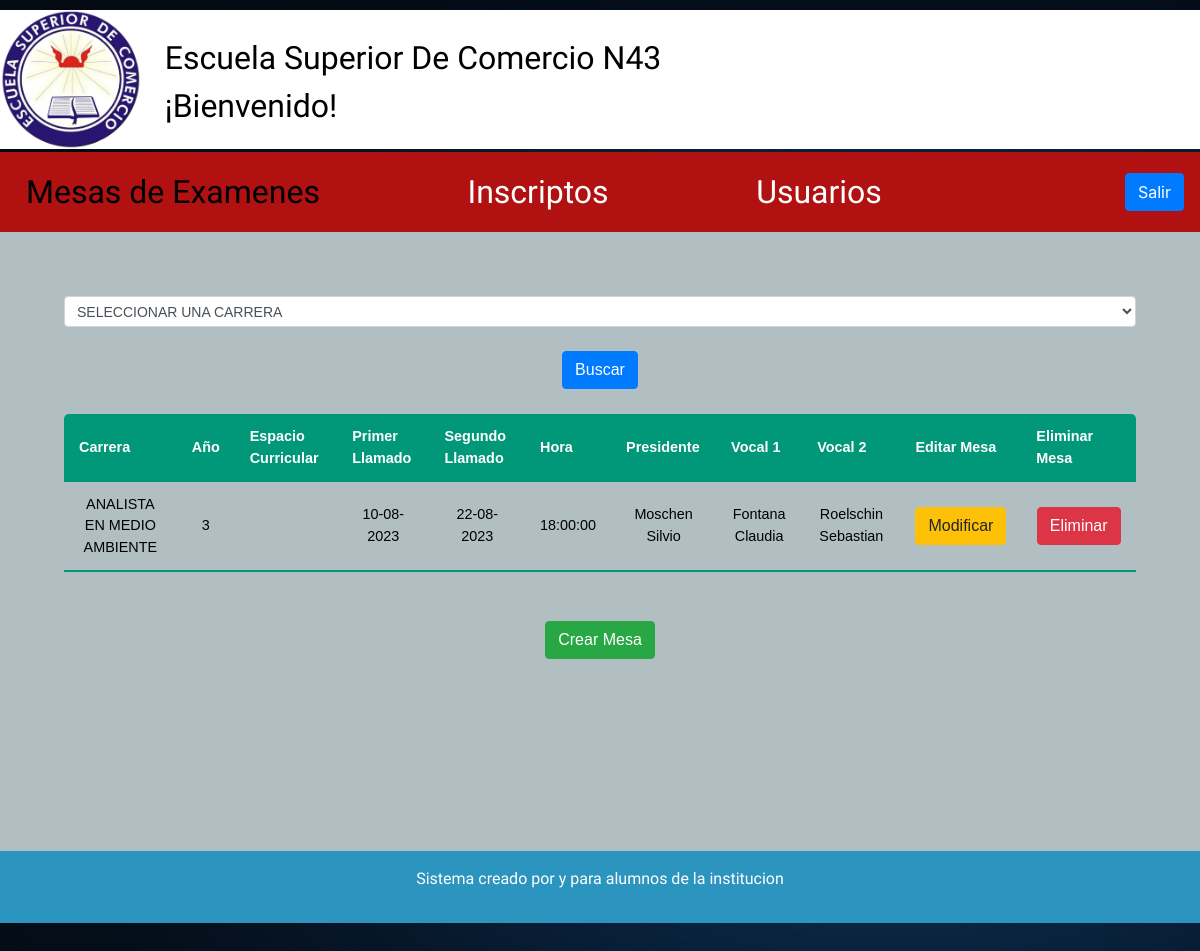
Screenshot of /admin/propiedades/admincarreras.php (signed in) with the database file from the repository.
### tables this page shows
CREATE TABLE IF NOT EXISTS `examenes` (
  `id_examenes` int(11) NOT NULL AUTO_INCREMENT,
  `carrera` int(11) NOT NULL DEFAULT 0,
  `anio` int(11) NOT NULL DEFAULT 0,
  `espacio_curricular` int(11) NOT NULL DEFAULT 0,
  `llamado_1` date NOT NULL,
  `llamado_2` date NOT NULL,
  `hora` time NOT NULL,
  `presidente` varchar(50) NOT NULL DEFAULT '',
  `vocal_1` varchar(50) NOT NULL DEFAULT '',
  `vocal_2` varchar(50) NOT NULL DEFAULT '',
  PRIMARY KEY (`id_examenes`) USING BTREE
);

CREATE TABLE IF NOT EXISTS `carreras` (
  `id_carreras` int(11) NOT NULL AUTO_INCREMENT,
  `nombre` varchar(50) DEFAULT NULL,
  PRIMARY KEY (`id_carreras`) USING BTREE
);

### admin/propiedades/admincarreras.php (the view, shortened to what this page needs)
<?php
$conex = mysqli_connect("localhost", "root", "", "proyecto_db");
?>
<!DOCTYPE html>
<html lang="en">
<head>
  <link rel="stylesheet" href="../../css/normalize.css">
  <link rel="stylesheet" href="../../css/admin.css">
  <link rel="stylesheet" href="../../css/tabla.css">
  <link rel="stylesheet" href="https://cdn.jsdelivr.net/npm/bootstrap@4.0.0/dist/css/bootstrap.min.css">
  <link href="https://cdn.jsdelivr.net/npm/select2@4.1.0-rc.0/dist/css/select2.min.css" rel="stylesheet" />
  <link rel="stylesheet" href="ruta/a/font-awesome.min.css">
</head>
<body>
  <?php
  include '../../includes/header.php';
  ?>
<nav class="navegacion">
  <a class="navegacion__enlace navegacion__enlace--activo" href="admincarreras.php">Mesas de Examenes</a>
  <a class="navegacion__enlace" href="admininscriptos.php">Inscriptos</a>
  <a class="navegacion__enlace" href="adminusuarios.php">Usuarios</a>
    <a class="navegacion__salir"> </a> <button class="btn btn-primary" data-target=".bs-example-modal-sm" data-toggle="modal">Salir</button>
</nav>
  <div class="asignatura">
    <form method="post">
      <select name="carr" class="form-control form-control-sm">
        <option value="<?php echo $mostrar['carrera']; ?>">SELECCIONAR UNA CARRERA</option>
      </select>
      <br>
      <input type="submit" class="btn btn-primary" name="sexo" value="Buscar">
    </form>
    <table class="content-table">
      <thead>
        <tr>
          <th>Carrera</th>
          <th>Año</th>
          <th>Espacio Curricular</th>
          <th>Primer Llamado</th>
          <th>Segundo Llamado</th>
          <th>Hora</th>
          <th>Presidente</th>
          <th>Vocal 1</th>
          <th>Vocal 2</th>
          <th>Editar Mesa</th>
          <th>Eliminar Mesa</th>
        </tr>
      </thead>
      <tbody>
        <?php
        if (isset($_POST['sexo'])) {
          $carr = $_POST['carr'];
          $sql = "SELECT e.id_examenes,c.id_carreras, c.nombre as carrera, anio, desc_anios, m.descrip_mat, DATE_FORMAT( llamado_1 ,  '%d-%m-%Y' ) AS llamado_1,
llamado_1 as llamado1, llamado_2 as llamado2,
DATE_FORMAT( llamado_2 ,  '%d-%m-%Y' ) AS llamado_2, hora, presidente, vocal_1, vocal_2
from examenes e
LEFT JOIN mat m ON m.id_mat = e.espacio_curricular
LEFT JOIN carreras c ON c.id_carreras = e.carrera
LEFT JOIN anios ON id_anios = anio
where carrera = '$carr' ";
        } else {
          $sql = "SELECT e.id_examenes,c.id_carreras, c.nombre as carrera, anio, desc_anios, m.descrip_mat, DATE_FORMAT( llamado_1 ,  '%d-%m-%Y' ) AS llamado_1,
llamado_1 as llamado1, llamado_2 as llamado2,
DATE_FORMAT( llamado_2 ,  '%d-%m-%Y' ) AS llamado_2, hora, presidente, vocal_1, vocal_2
from examenes e
LEFT JOIN mat m ON m.id_mat = e.espacio_curricular
LEFT JOIN carreras c ON c.id_carreras = e.carrera
LEFT JOIN anios ON id_anios = anio";
        }
        $result = mysqli_query($conex, $sql);
        while ($mostrar = mysqli_fetch_array($result)) {
          $botonElim = 'eliminarB' . $mostrar['id_examenes'];
        ?>
          <tr>
            <td><?php echo $mostrar['carrera'] ?></td>
            <td><?php echo $mostrar['anio'] ?></td>
            <td><?php echo $mostrar['descrip_mat'] ?></td>
            <td><?php echo $mostrar['llamado_1'] ?></td>
            <td><?php echo $mostrar['llamado_2'] ?></td>
            <td><?php echo $mostrar['hora'] ?></td>
            <td><?php echo $mostrar['presidente'] ?></td>
            <td><?php echo $mostrar['vocal_1'] ?></td>
            <td><?php echo $mostrar['vocal_2'] ?></td>
            <td>
              <form method="post">
                <button type="button" class="btn btn-warning" data-toggle="modal" data-target="#editar<?php echo $mostrar['id_examenes']; ?>">
                  Modificar
            </td>
            <td>
              <form method="post">
                <input type="submit" class="btn btn-danger" name="<?php echo $botonElim; ?>" value="Eliminar">
            </td>
          </tr>
      </tbody>
  </div>
<?php
        }
?>
<br>
<button class="btn btn-success" type="button" data-toggle="modal" data-target="#agregarcarrera"> Crear Mesa</button>
<div class="carrera"></div>
</body>
<?php
include '../../includes/footer.php';
?>
</html>

### includes/header.php (shortened to what this page needs)
<header class="header">
        <div>
            <div class="header__logo">
                <a href="#">
                    <img src="../../img/Escuela.png" alt="logotipo">
                </a>
            </div>
        </div>
    <div class="esc">Escuela Superior De Comercio N43 <br>
        ¡Bienvenido!
</header>

### includes/footer.php
<footer class="footer">
    <p class="footer__texto">Sistema creado por y para alumnos de la institucion</p>
</footer>

### css/admin.css (style rules this page uses)
:root { --primario: #b1bfc2; --primarioOscuro: #2c95bf; --secundario: #b11111; --secundarioOscuro: rgb(233,287,2); --blanco: #FFF; --negro: #000; --fuentePrincipal: 'Staatliches', cursive; }
html { box-sizing: border-box; }
*, *::before, *::after { box-sizing: inherit; }
body { background-image: url(../img/index.jpg); background-repeat: no-repeat; background-size: cover; font-size: 1.6rem; line-height: 1.5; padding-bottom: 2rem; min-height: 100vh; }
a { text-decoration: none; }
img { width: 100%; }
.header { display: flex; margin: 0 auto; margin-top: 0.6rem; margin-bottom: 0.2rem; background-color: var(--blanco); border-style: none; border-radius: none; }
.header__logo { display: block; height: auto; width: auto; max-width: 160px; }
.navegacion { display: flex; justify-content: space-between; align-items: center; background-color: var(--secundario); padding: 1rem; text-align: center; margin: 0 auto; border-radius: none; }
@media (min-width: 768px) { .navegacion { flex-direction: row; } }
.navegacion__enlace { margin: 0 10px; }
.esc { display: block; justify-content: left; padding-left: 2%; padding-top: 2%; width: 100%; font-family: var(--fuentePrincipal); font-size: 1.5rem; color: #000000; }
@media (min-width: 540px) { .esc { font-size: 2rem; } }
.navegacion__enlace { font-family: var(--fuentePrincipal); width: 60%; color: var(--blanco); font-size: 2rem; margin-right: 2rem; text-decoration: none; }
@media (min-width: 768px) { .navegacion__enlace { width: fit-content; } }
.navegacion__enlace--activo, .navegacion__enlace:hover { color: var(--negro) }
.carrera { display: block; background-color: var(--primario); font-family: Arial, Helvetica, sans-serif; text-align: center; align-items: fit-content; padding: 4rem; margin: 0 auto; border-radius: none; }
.footer { display: flex; justify-content: center; background-color: var(--primarioOscuro); font-family: var(--fuentePrincipal); color: var(--blanco); padding: 1rem; text-align: center; margin: 0 auto; border-radius: none; font-size: 1rem; }
.carrera { justify-content: center; }
.asignatura { display: block; background-color: var(--primario); font-family: Arial, Helvetica, sans-serif; text-align: center; align-items: fit-content; padding: 4rem; margin: 0 auto; border-radius: none; }

### css/tabla.css (style rules this page uses)
.content-table { display: block; border-collapse: collapse; margin: 25px 0; font-size: 0.9em; min-width: 400px; border-radius: 5px 5px 0 0; overflow: hidden; }
@media (min-width: 480px) { .content-table { display: block; overflow-x: auto; } }
.content-table thead tr { background-color: #009879; color: #ffffff; text-align: left; font-weight: bold; }
.content-table th, .content-table td { padding: 12px 15px; }
.content-table tbody tr { border-bottom: 1px soild #dddddd; color: #000; }
.content-table tbody tr:last-of-type { border-bottom: 2px solid #009879; }

### rows the page displays
examenes: carreras.nombre "ANALISTA EN MEDIO AMBIENTE", anio "3", llamado_1 "10-08-2023", llamado_2 "22-08-2023", hora "18:00:00", presidente "Moschen Silvio", vocal_1 "Fontana Claudia", vocal_2 "Roelschin Sebastian"
